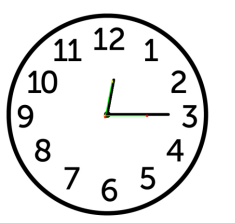
#> input picture Introduction_to_Digital_Image_Processing/FN/2.png, 235 x 223 px
$ python main.py
#> lines starting #> are read from the running program, lines starting #| are printed output that depends on the picture; after the words box and inside, x2 and y2 are one past the last pixel; in counts of white or black regions, pixels touching at a corner belong together
import cv2

# Detect hour in a clock image
# Load the clock image
clock_image = cv2.imread("./2.png")
#> clock_image is the input picture: shape (223, 235, 3); mean B, G, R 230.2, 230.5, 230.2

# Convert the image to grayscale
gray_image = cv2.cvtColor(clock_image, cv2.COLOR_BGR2GRAY)

# Apply thresholding to create a binary image
_, binary_image = cv2.threshold(gray_image, 127, 255, cv2.THRESH_BINARY)
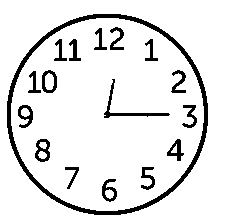
#> binary_image: shape (223, 235); 90.3% white; 17 black regions, largest, box (x1, y1, x2, y2) and area: (7, 14, 208, 215) 2657, (104, 79, 170, 118) 299, (35, 139, 50, 162) 188

# Find contours in the binary image
contours, _ = cv2.findContours(binary_image, cv2.RETR_EXTERNAL, cv2.CHAIN_APPROX_SIMPLE)
#> contours = [[[0, 0], [0, 222], [234, 222], [234, 0]]]

# Iterate through the contours
for contour in contours:
    # Calculate the area of each contour
    area = cv2.contourArea(contour)

    # Filter out small contours
    if area > 100:
        # Get the bounding rectangle of the contour
        x, y, w, h = cv2.boundingRect(contour)

        # Draw the bounding rectangle on the original image
        cv2.rectangle(clock_image, (x, y), (x + w, y + h), (0, 255, 0), 2)

        # Print the coordinates and size of the bounding rectangle
        print(f"Hour: x={x}, y={y}, width={w}, height={h}")
#> this loop made 1 pass
#> (contour, area, x, y, w, h) on pass 1: ([[0, 0], [0, 222], [234, 222], [234, 0]], 51948, 0, 0, 235, 223)
#| Hour: x=0, y=0, width=235, height=223
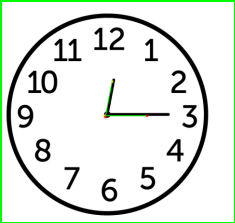
#> clock_image: shape (223, 235, 3); 2.6% of pixels changed, all inside (x1, y1, x2, y2) = (0, 0, 235, 223)

# Display the image with bounding rectangles
cv2.imshow("Clock Image", clock_image)
cv2.waitKey(0)
cv2.destroyAllWindows()
